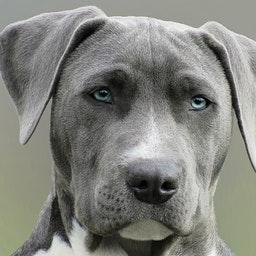
#> input picture Terminale/DPR/chien256_256.jpg, 256 x 256 px
$ python 5.8.1.py
#> lines starting #> are read from the running program, lines starting #| are printed output that depends on the picture
from PIL import Image

# Ouvrir l'image
image = Image.open("chien256_256.jpg")
#> image is the input picture: PIL image 256x256 RGB; mean R, G, B 129.9, 130.8, 124.9

# Obtenir les dimensions de l'image
largeur, hauteur = image.size
#> largeur = 256; hauteur = 256
print("Dimensions de l'image : largeur", largeur, "pixels, hauteur", hauteur, "pixels")
#| Dimensions de l'image : largeur 256 pixels, hauteur 256 pixels

# Afficher l'image
image.show()

# Calculer les nouvelles dimensions de l'image
nouvelleLargeur = int(largeur / 1.1)
#> nouvelleLargeur = 232
nouvelleHauteur = hauteur * 2
#> nouvelleHauteur = 512

# Redimensionner l'image
image_redimensionnee = image.resize((nouvelleLargeur, nouvelleHauteur))
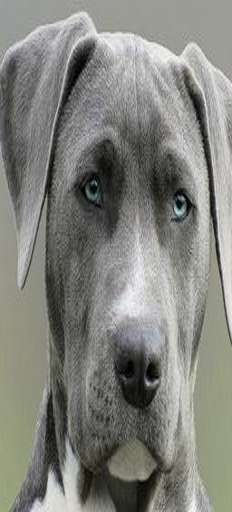
#> image_redimensionnee: PIL image 232x512 RGB; mean R, G, B 129.9, 130.8, 124.9

# Obtenir les dimensions de l'image redimensionnée
largeur_redimensionnee, hauteur_redimensionnee = image_redimensionnee.size
#> largeur_redimensionnee = 232; hauteur_redimensionnee = 512
print("Dimensions de l'image modifiée : largeur", largeur_redimensionnee, "pixels, hauteur", hauteur_redimensionnee, "pixels")
#| Dimensions de l'image modifiée : largeur 232 pixels, hauteur 512 pixels

# Enregistrer l'image redimensionnée
image_redimensionnee.save("nouveauChien256_256.jpg")

# Afficher l'image redimensionnée
image_redimensionnee.show()

# Obtenir les coordonnées du pixel
coordonneesPixel = (0, 0)
pixelRVB = image.getpixel(coordonneesPixel)
#> pixelRVB = (155, 159, 158)
print("Le pixel de coordonnées", coordonneesPixel, "a pour code RVB/RGB", pixelRVB)
#| Le pixel de coordonnées (0, 0) a pour code RVB/RGB (155, 159, 158)

# Ouvrir une nouvelle instance de l'image originale
image_inverse = Image.open("chien256_256.jpg")

# Inverser les couleurs de l'image
for abscisse in range(int(largeur / 4), int(largeur / 4) + int(largeur / 2)):
    for ordonnee in range(int(hauteur / 4), int(hauteur / 4) + int(hauteur / 2)):
        R, V, B = image_inverse.getpixel((abscisse, ordonnee))
        nouveauR, nouveauV, nouveauB = 255 - R, 255 - V, 255 - B
        image_inverse.putpixel((abscisse, ordonnee), (nouveauR, nouveauV, nouveauB))
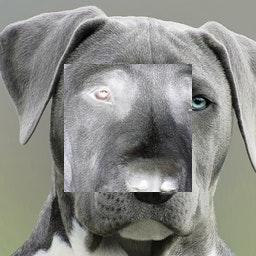
#> image_inverse: PIL image 256x256 RGB; mean R, G, B 137.3, 138, 133.1

# Afficher l'image inversée
image_inverse.show()

# Enregistrer l'image inversée
image_inverse.save("inverseChien256_256.jpg")
